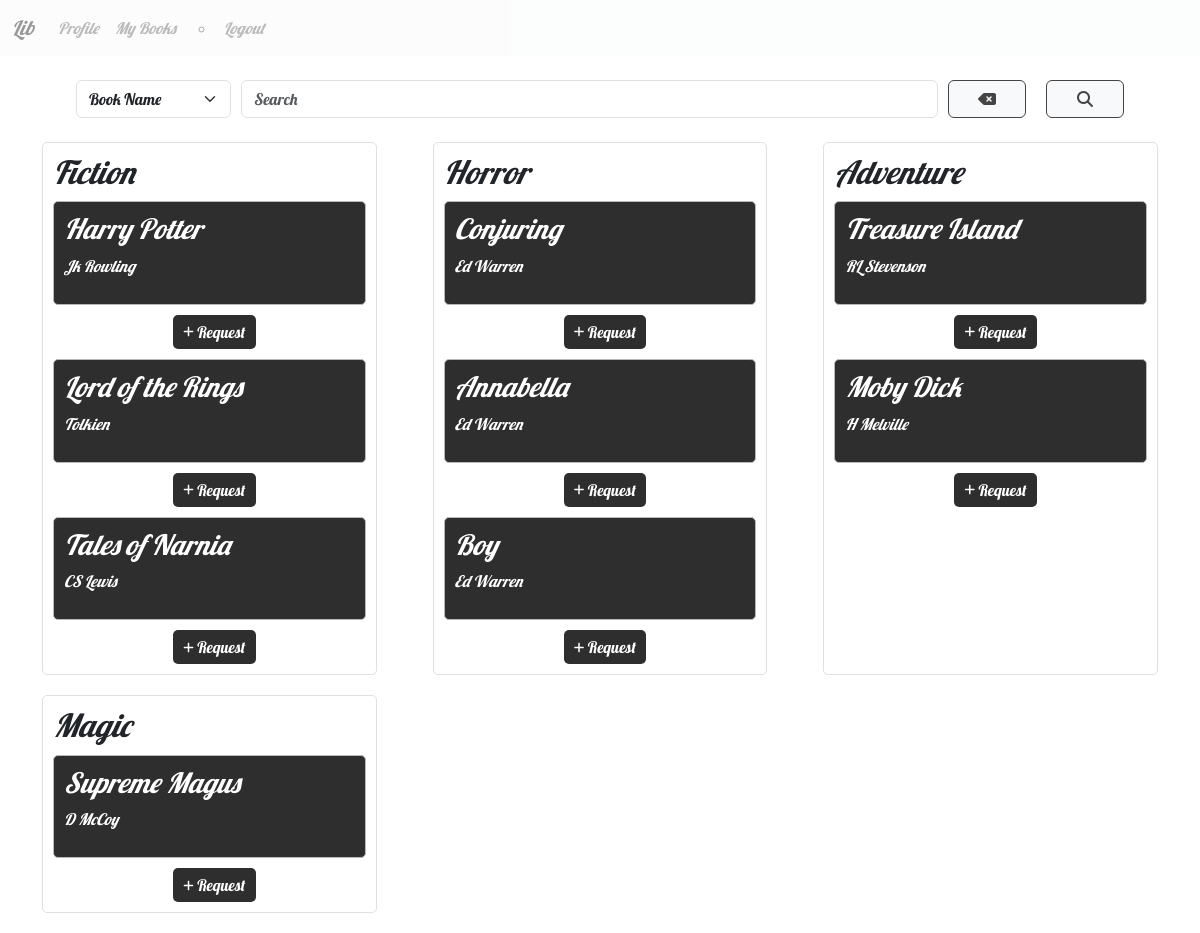
The app's page / (signed in) with its own data.
### models.py (models this page shows)
class Section(db.Model):
    id = db.Column(db.Integer,primary_key=True)
    name = db.Column(db.String[32],unique=True,nullable=False)
    date_created = db.Column(db.Date, nullable=False)
    desc = db.Column(db.String[512], nullable=True)
    books = db.relationship('Book',backref='section',lazy=True)

class Book(db.Model):
    id = db.Column(db.Integer,primary_key=True)
    title = db.Column(db.String[64], nullable=False)
    author = db.Column(db.String[64], nullable=False)
    section_id = db.Column(db.Integer, db.ForeignKey('section.id'),nullable=False)

### routes.py (the view, shortened to what this page needs)
@app.route('/')
@auth_required
def index():
    user = User.query.get(session['user_id'])
    if not user:
        flash('Invalid User.')
        return redirect(url_for('login'))
    if user.is_admin:
        return redirect(url_for('admin'))
    parameter = request.args.get('parameter')
    query = request.args.get('query')
    parameters = {'name':'Book Name','author':'Author','section':'Section Name'}
    if not parameter or not query:
        return render_template('index.html', user = user, sections = Section.query.all(), parameters = parameters)

### routes.py (called while the page is built)
def auth_required(func):
    @wraps(func)
    def inner(*args,**kwargs):
        if 'user_id' not in session:
            flash('Please Login.')
            return redirect(url_for('login'))
        return func(*args,**kwargs)
    return inner

### templates/index.html (shortened to what this page needs)
{% extends 'layout.html' %}
{% block content %}
{% include 'searchbar.html' with context%}
<div class="sections-list">
    {% for section in sections %}
        <div class="section">
            <h2>{{ section.name }}</h2>
            <div class="books-list">
                {% for book in section.books %}
                {% if (name and name.lower() in book.title.lower()) or (author and author.lower() in book.author.lower()) or (not name and not author)%}
                    <div class="book">
                        <h3>{{ book.title }}</h3>
                        <p>{{ book.author }}</p>
                    </div>
                    <div class="requests">
                        <form action="{{url_for('add_requests',book_id=book.id)}}" method="POST" class="book-requests">
                            <button type="submit">
                                <i class="fas fa-plus fa-xs"></i>
                                Request
                            </button>
                        </form>
                    </div>
                {% endif %}
                {% endfor %}
            </div>
        </div>
    {% endfor %}
</div>
{% endblock %}

### templates/layout.html (style rules this page uses)
body { padding: 0; font-family: "Lobster", sans-serif;; font-style: italic; background-image: url("https://images-wixmp-ed30a86b8c4ca887773594c2.wixmp.com/f/995c316d-76de-4c61-afcc-6fbd6924a53a/d8e4ypl-75e85453-7dbe-4323-a8ae-674d59698532.png/v1/fill/w_1198,h_667,q_70,strp/let_the_wind_carry_us_by_auroralion_d8e4ypl-pre.jpg?token=eyJ0eXAiOiJKV1QiLCJhbGciOiJIUzI1NiJ9.eyJzdWIiOiJ1cm46YXBwOjdlMGQxODg5ODIyNjQzNzNhNWYwZDQxNWVhMGQyNmUwIiwiaXNzIjoidXJuOmFwcDo3ZTBkMTg4OTgyMjY0MzczYTVmMGQ0MTVlYTBkMjZlMCIsIm9iaiI6W1t7ImhlaWdodCI6Ijw9ODg5IiwicGF0aCI6IlwvZlwvOTk1YzMxNmQtNzZkZS00YzYxLWFmY2MtNmZiZDY5MjRhNTNhXC9kOGU0eXBsLTc1ZTg1NDUzLTdkYmUtNDMyMy1hOGFlLTY3NGQ1OTY5ODUzMi5wbmciLCJ3aWR0aCI6Ijw9MTU5NiJ9XV0sImF1ZCI6WyJ1cm46c2VydmljZTppbWFnZS5vcGVyYXRpb25zIl19.lUQKvbjBX7U3n3uMMMiEbNyBCDPhTQmDoLBo0CdPJ5c"); background-size: cover; }

### templates/index.html (style rules this page uses)
.sections-list { display: flex; flex-wrap: wrap; justify-content: space-between; }
.section { width: 30%; margin-bottom: 20px; padding: 10px; border: 1px solid #e0e0e0; border-radius: 5px; }
.books-list { margin-top: 10px; }
.book { margin-bottom: 10px; margin-top: 10px; padding: 10px; border: 1px solid #b9b9b9; background-color: #2e2e2e; color: white; border-radius: 5px; }
.requests { display: flex; justify-content: flex-end; }
.book-requests button { background-color: #2e2e2e; color: white; border: none; border-radius: 5px; padding: 5px 10px; }

### templates/searchbar.html (style rules this page uses)
form { width: 100%; display: flex; flex-direction: row; justify-content: center; align-items: center; }
button { margin-left: 10px; }

### records on screen
Section: name "Fiction"
Book: title "Harry Potter", author "Jk Rowling"
Book: title "Lord of the Rings", author "Tolkien"
Book: title "Tales of Narnia", author "CS Lewis"
Section: name "Horror"
Book: title "Conjuring", author "Ed Warren"
Book: title "Annabella", author "Ed Warren"
Book: title "Boy", author "Ed Warren"
Section: name "Adventure"
Book: title "Treasure Island", author "RL Stevenson"
Book: title "Moby Dick", author "H Melville"
Section: name "Magic"
Book: title "Supreme Magus", author "D McCoy"

### other values on screen
form field parameter "Book Name"
